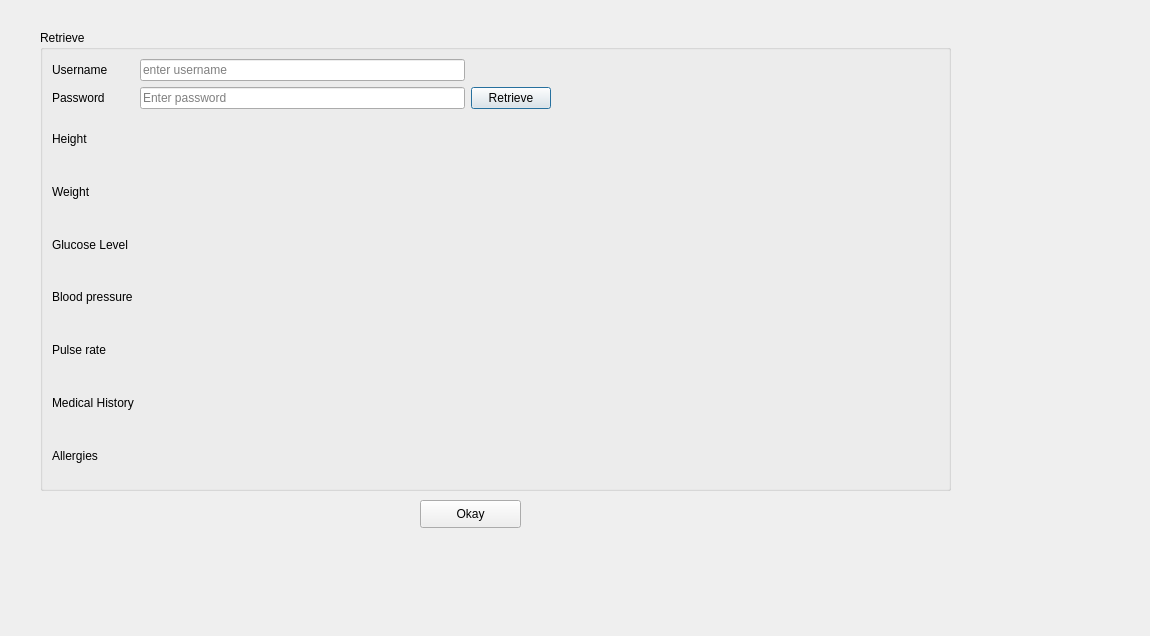
<?xml version="1.0" encoding="UTF-8"?>
<ui version="4.0">
 <class>Retrieve</class>
 <widget class="QDialog" name="Retrieve">
  <property name="geometry">
   <rect>
    <x>0</x>
    <y>0</y>
    <width>1150</width>
    <height>636</height>
   </rect>
  </property>
  <property name="windowTitle">
   <string>Retrieve Records</string>
  </property>
  <widget class="QGroupBox" name="groupBox">
   <property name="geometry">
    <rect>
     <x>40</x>
     <y>30</y>
     <width>911</width>
     <height>461</height>
    </rect>
   </property>
   <property name="title">
    <string>Retrieve</string>
   </property>
   <layout class="QGridLayout" name="gridLayout">
    <item row="7" column="1">
     <widget class="QLabel" name="weight">
      <property name="text">
       <string/>
      </property>
     </widget>
    </item>
    <item row="11" column="0">
     <widget class="QLabel" name="label_6">
      <property name="text">
       <string>Medical History</string>
      </property>
     </widget>
    </item>
    <item row="3" column="0">
     <widget class="QLabel" name="label_9">
      <property name="text">
       <string>Password</string>
      </property>
     </widget>
    </item>
    <item row="1" column="6">
     <layout class="QHBoxLayout" name="horizontalLayout"/>
    </item>
    <item row="9" column="1" colspan="7">
     <widget class="QLabel" name="bp">
      <property name="text">
       <string/>
      </property>
     </widget>
    </item>
    <item row="6" column="0">
     <widget class="QLabel" name="label">
      <property name="text">
       <string>Height</string>
      </property>
     </widget>
    </item>
    <item row="12" column="0">
     <widget class="QLabel" name="label_7">
      <property name="text">
       <string>Allergies</string>
      </property>
     </widget>
    </item>
    <item row="9" column="0">
     <widget class="QLabel" name="label_4">
      <property name="text">
       <string>Blood pressure</string>
      </property>
     </widget>
    </item>
    <item row="1" column="1">
     <widget class="QLineEdit" name="username">
      <property name="placeholderText">
       <string>enter username</string>
      </property>
     </widget>
    </item>
    <item row="12" column="1">
     <widget class="QLabel" name="allergies">
      <property name="text">
       <string/>
      </property>
     </widget>
    </item>
    <item row="8" column="0">
     <widget class="QLabel" name="label_3">
      <property name="text">
       <string>Glucose Level</string>
      </property>
     </widget>
    </item>
    <item row="6" column="1" colspan="7">
     <widget class="QLabel" name="height">
      <property name="text">
       <string/>
      </property>
     </widget>
    </item>
    <item row="1" column="0">
     <widget class="QLabel" name="label_8">
      <property name="text">
       <string>Username</string>
      </property>
     </widget>
    </item>
    <item row="3" column="1">
     <widget class="QLineEdit" name="password">
      <property name="placeholderText">
       <string>Enter password</string>
      </property>
     </widget>
    </item>
    <item row="7" column="0">
     <widget class="QLabel" name="label_2">
      <property name="text">
       <string>Weight</string>
      </property>
     </widget>
    </item>
    <item row="10" column="1" colspan="4">
     <widget class="QLabel" name="pulse">
      <property name="text">
       <string/>
      </property>
     </widget>
    </item>
    <item row="10" column="0">
     <widget class="QLabel" name="label_5">
      <property name="text">
       <string>Pulse rate</string>
      </property>
     </widget>
    </item>
    <item row="1" column="5">
     <spacer name="horizontalSpacer">
      <property name="orientation">
       <enum>Qt::Horizontal</enum>
      </property>
      <property name="sizeHint" stdset="0">
       <size>
        <width>40</width>
        <height>20</height>
       </size>
      </property>
     </spacer>
    </item>
    <item row="11" column="1">
     <widget class="QLabel" name="medical">
      <property name="text">
       <string/>
      </property>
     </widget>
    </item>
    <item row="8" column="1" colspan="6">
     <widget class="QLabel" name="glucose">
      <property name="text">
       <string/>
      </property>
     </widget>
    </item>
    <item row="3" column="2">
     <widget class="QPushButton" name="Retrieverec">
      <property name="text">
       <string>Retrieve</string>
      </property>
     </widget>
    </item>
    <item row="3" column="3" colspan="2">
     <spacer name="horizontalSpacer_2">
      <property name="orientation">
       <enum>Qt::Horizontal</enum>
      </property>
      <property name="sizeHint" stdset="0">
       <size>
        <width>40</width>
        <height>20</height>
       </size>
      </property>
     </spacer>
    </item>
   </layout>
  </widget>
  <widget class="QPushButton" name="okay">
   <property name="geometry">
    <rect>
     <x>420</x>
     <y>500</y>
     <width>101</width>
     <height>28</height>
    </rect>
   </property>
   <property name="text">
    <string>Okay</string>
   </property>
  </widget>
 </widget>
 <resources/>
 <connections/>
</ui>
